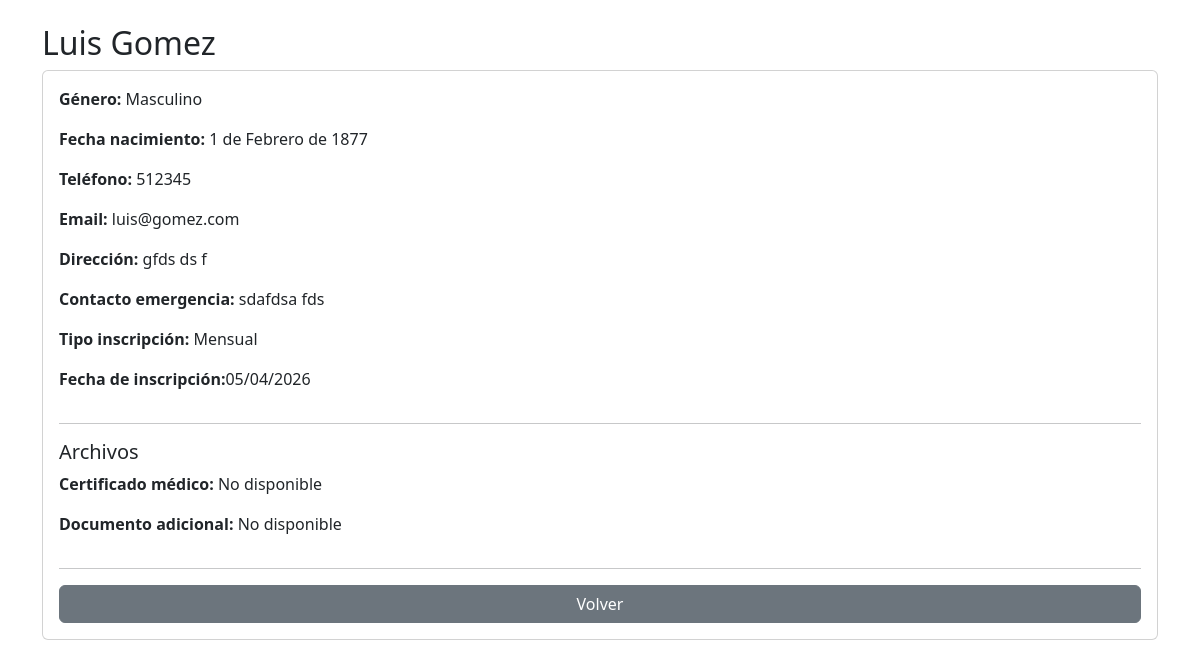
/clientes/cliente/1/ (signed in), run on the app's committed database.
### clientes/models.py (models this page shows, shortened)
class Cliente(models.Model):
    GENERO_CHOICES = [
        ('M', 'Masculino'),
        ('F', 'Femenino'),
        ('O', 'Otro'),
    ]
    TIPO_INSCRIPCION = [
        ('clase', 'Por clase'),
        ('mensual', 'Mensual'),
        ('anual', 'Anual'),
    ]
    gym = models.ForeignKey(Gym, on_delete=models.CASCADE)
    creado_por = models.ForeignKey(User, on_delete=models.SET_NULL, null=True, related_name='clientes_creados')
    actualizado_por = models.ForeignKey(User, on_delete=models.SET_NULL, null=True, related_name='clientes_actualizados')
    curp = models.CharField(max_length=18)
    class Meta:
        unique_together = ('gym', 'curp')
    nombre = models.CharField(max_length=100)
    apellido = models.CharField(max_length=100)
    fecha_nacimiento = models.DateField()
    genero = models.CharField(max_length=1, choices=GENERO_CHOICES)
    telefono = models.CharField(max_length=20)
    email = models.EmailField(blank=True, null=True)
    direccion = models.TextField(blank=True, null=True)
    contacto_emergencia = models.CharField(max_length=200)
    certificado_medico = models.FileField(upload_to='certificados/', blank=True, null=True)
    documento_adicional = models.FileField(upload_to='documentos/', blank=True, null=True)
    tipo_inscripcion = models.CharField(max_length=10, choices=TIPO_INSCRIPCION)
    fecha_inscripcion = models.DateField(auto_now_add=True)
    activo = models.BooleanField(default=True)
    fecha_registro = models.DateTimeField(auto_now_add=True)

### clientes/views.py (the view)
# urls.py: path('cliente/<int:cliente_id>/', views.detalle_cliente, name='detalle_cliente'),
@login_required
def detalle_cliente(request, cliente_id):
        gym = Gym.objects.get(owner=request.user)
        cliente = get_object_or_404(Cliente, id=cliente_id, gym=gym)
        return render(request, 'clientes/detalle_cliente.html', {'cliente': cliente})

### clientes/templates/clientes/detalle_cliente.html (shortened to what this page needs)
<!DOCTYPE html>
<html>
<head>
    <link href="https://cdn.jsdelivr.net/npm/bootstrap@5.3.0/dist/css/bootstrap.min.css" rel="stylesheet">
</head>
<body>
<div class="container mt-4">
    <h2>{{ cliente.nombre }} {{ cliente.apellido }}</h2>
    <div class="card p-3">
        <p><strong>Género:</strong> {{ cliente.get_genero_display }}</p>
        <p><strong>Fecha nacimiento:</strong> {{ cliente.fecha_nacimiento }}</p>
        <p><strong>Teléfono:</strong> {{ cliente.telefono }}</p>
        <p><strong>Email:</strong> {{ cliente.email }}</p>
        <p><strong>Dirección:</strong> {{ cliente.direccion }}</p>
        <p><strong>Contacto emergencia:</strong> {{ cliente.contacto_emergencia }}</p>
        <p><strong>Tipo inscripción:</strong> {{ cliente.get_tipo_inscripcion_display }}</p>
        <p><strong>Fecha de inscripción:</strong>{{ cliente.fecha_inscripcion|date:"d/m/Y" }}</p>
        <hr>
        <h5>Archivos</h5>
        <p>
            <strong>Certificado médico:</strong>
            {% if cliente.certificado_medico %}
                <a href="{{ cliente.certificado_medico.url }}" class="btn btn-sm btn-info" target="_blank">
                    Descargar
                </a>
            {% else %}
                No disponible
            {% endif %}
        </p>
        <p>
            <strong>Documento adicional:</strong>
            {% if cliente.documento_adicional %}
                <a href="{{ cliente.documento_adicional.url }}" class="btn btn-sm btn-warning" target="_blank">
                    Descargar
                </a>
            {% else %}
                No disponible
            {% endif %}
        </p>
        <hr>
        <a href="/" class="btn btn-secondary">Volver</a>
    </div>
</div>
</body>
</html>

### data on the page
Cliente: nombre "Luis", apellido "Gomez", genero "Masculino", fecha_nacimiento "1 de Febrero de 1877", telefono "512345", email "luis@gomez.com", direccion "gfds ds f", contacto_emergencia "sdafdsa fds", tipo_inscripcion "Mensual", fecha_inscripcion "05/04/2026"
